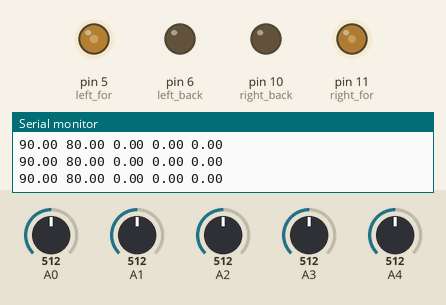
Recording of a sketch running on a simulated Arduino Uno, built with avr-gcc and run on an emulated ATmega328P. Parts: output pins drawn as LEDs (lit = HIGH), the last lines printed to the serial monitor. The inputs (shaded band) are chosen by the test bench; at power-on: A0 = 512, A1 = 512, A3 = 512, A4 = 512, A2 = 512.

Above: at 1.2 s.
1.3 s: A0 set to 486
At 2.27 s:
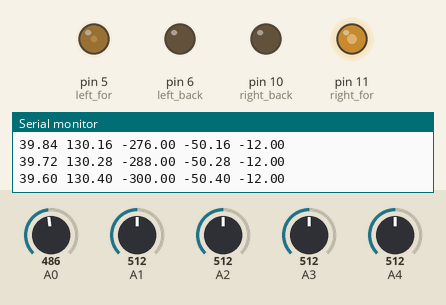
4.3 s: A1 set to 486
At 6.47 s:
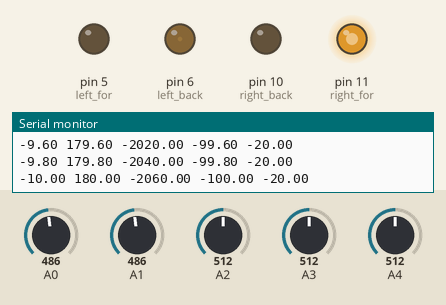
7.3 s: A3 set to 492
At 7.5 s:
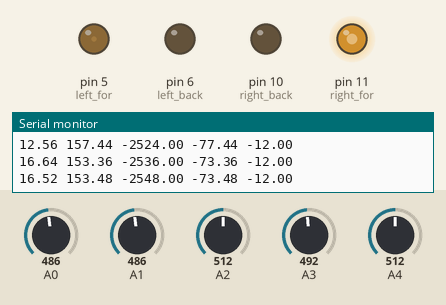
10.3 s: A3 set to 716
13.3 s: A4 set to 306
16.3 s: A1 set to 716
At 17.7 s:
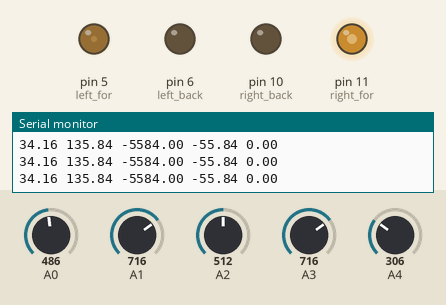
Timing chart, 0 to 18.8 s (numbered marks = the images above; inputs shaded):
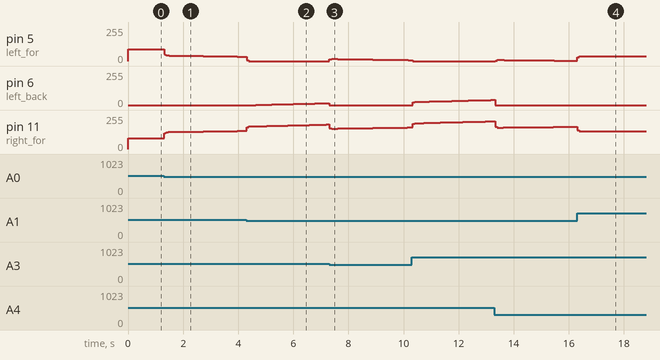

The sketch:

Test03.1.ino
```cpp
int ir[5];
int count = 100;
float er[100];
int th = 500;


float i; int d;
float error;
int p_error = 0;

int val[5] = {-12,-8,0,8,12};
float pid_val ;

float sp_left = 80 + 10;
float sp_right = 80;
int shift = 0;
float left = sp_left ;
float right = sp_right ;
float gear1 = 0.8;
float gear2 = 0.6;


int kp = 3 + (sp_left+sp_right)/100;
float ki = 0.01;
float kd = 0.6;

int right_for = 11;
int left_for = 5;
int right_back = 10;
int left_back = 6;

//////////////////////////////////////////////////////////////////////////////////////////////////////////////////////////////////////////////
/////////////////////////////////////////////////////////////////////////////////////////////////////////////////////////////////////////////
///////// MAIN /////////////////
void setup() {
  Serial.begin(9600);
  pinMode(5,OUTPUT);pinMode(6,OUTPUT);pinMode(10,OUTPUT);pinMode(11,OUTPUT);

  for (int i = 0;i<count;i++){
    er[i] = 0.0;
  }
}

void loop() {
  getIR();
  PID();
  driver();
  delay(10);
  //Serial.print(ir[0]);Serial.print(ir[1]);Serial.print(ir[2]);Serial.print(ir[3]);Serial.println(ir[4]);
  //Serial.println(error);Serial.println(i);
}
//////////////////////////////////////////////////////////////////////////////////////////////////////////////////////////////////////////////
/////////////////////////////////////////////////////////////////////////////////////////////////////////////////////////////////////////////

////////////////////////////////////////////////////////////////////////////////////////////////////////////////////////////////////////////
/////// SENSOR ////////////////////////////////
int check(int val){
  if (val >= th){
    return 0;
  } else{
    return 1;
  }
}
int getIR(){
  for (int i=0;i<5;i++){
    ir[i] = analogRead(i);
  }
  for (int i=0;i<5;i++){
    ir[i] = check(ir[i]);
  }
}
//////////////////////////////////////////////////////////////////////////////////////////////////////////////////////////////////////////////////

////////////////////////////////////////////////////////////////////////////////////////////////////////////////////////////////////
///// PID ///////////////////////////////
float PID(){
  left = sp_left;
  right = sp_right;

  error = val[0]*ir[0] + val[1]*ir[1] + val[2]*ir[2] + val[3]*ir[3] + val[4]*ir[4];
  d = p_error - error;

  for (int i = 0;i<count-1;i++){
    er[i+1]  = er[i];
  }
  er[0] = error;
  for (int i = 0;i<count-1;i++){
    p_error = er[i] + p_error;
  }
  p_error = p_error/count ;

  if ((ir[2] == 1) && (ir[2]*ir[1] == 0 && ir[2]*ir[3] == 0)){
    i = 0;
  }
  if ((left+i*ki)>0 && error<0){
    i = (i  + error);
  }else if ((right-i*ki)>0 && error>0){
    i = (i  + error);
  }

  if (i<-30000){
    i = -30000;
  }
  if (pid_val<-30000){
    pid_val = -30000;
  }
  if (i>30000){
    i = 30000;
  }
  if (pid_val>30000){
    pid_val = 30000;
  }

  pid_val = (error * kp + i * ki + d * kd);

}
/////////////////////////////////////////////////////////////////////////////////////////////////////

///////////////////////////////////////////////////////////////////////////////////////////////////////////////////////////////
void driver(){
    //gear();
    left = sp_left;
    right = sp_right;

   ////////////////////////////////////////////////////////////////////////////
   left = left + pid_val  ;
   right = right - pid_val ;
   ///////////////////////////////////////////////////////////////////

     if (left > 255){
      left = 255;
     }else if(left < -255){
      left = -255;
     }
     if (right > 255){
      right = 255;
     }else if(right < -255){
      right = -255;
     }

     if (left>0){
       analogWrite(left_for,left);
       analogWrite(left_back,0);
     } else if(left<0){
       analogWrite(left_back,-left);
       analogWrite(left_for,0);
     }
     if (right>0){
       analogWrite(right_for,right);
       analogWrite(right_back,0);
     } else if(right<0){
       analogWrite(right_back,right);
       analogWrite(right_for,0);
     }

 Serial.print(left);Serial.print(' ');Serial.print(right);Serial.print(' ');Serial.print(i);Serial.print(' ');Serial.print(pid_val);Serial.print(' ');Serial.println(error);

 }
/////////////////////////////////////////////////////////////////////////////////////////////////////////////////////////////////////////////////////////////////////////////

void gear(){
  sp_left = 80 + 10;
  sp_right = 80;
  if ((ir[2]*ir[1] == 1 || ir[2]*ir[3] == 1 )){
    sp_left = sp_left * gear1;
    sp_right = sp_right * gear1;
  } else if ((ir[0]*ir[1] == 1 || ir[4]*ir[3] == 1 )){
    sp_left = sp_left * gear2;
    sp_right = sp_right * gear2;
  }
}
```

Measured:
- the behaviour switches between 500 and 499 on A0 (found by bisection; images 0 and 1)
- the behaviour switches between 500 and 499 on A1 (found by bisection; images 1 and 2)
- after the input at 1.3 s, pin 5 (left_for): moves from 90/255 to 33/255 over 2.6 s, starting at once; pin 11 (right_for): moves from 80/255 to 137/255 over 2.9 s, starting at once
- after the input at 4.3 s, pin 6 (left_back): moves from 0/255 to 14/255 over 2.5 s, starting after 0.34 s
- after the input at 7.3 s, pin 5 (left_for): rises from 0/255 to 16/255 in 0.08 s, then falls to 7/255 in 2.8 s
- after the input at 16.3 s, pin 6 (left_back): stays 0/255 (without the input it goes to 38/255 after 1.4 s)
